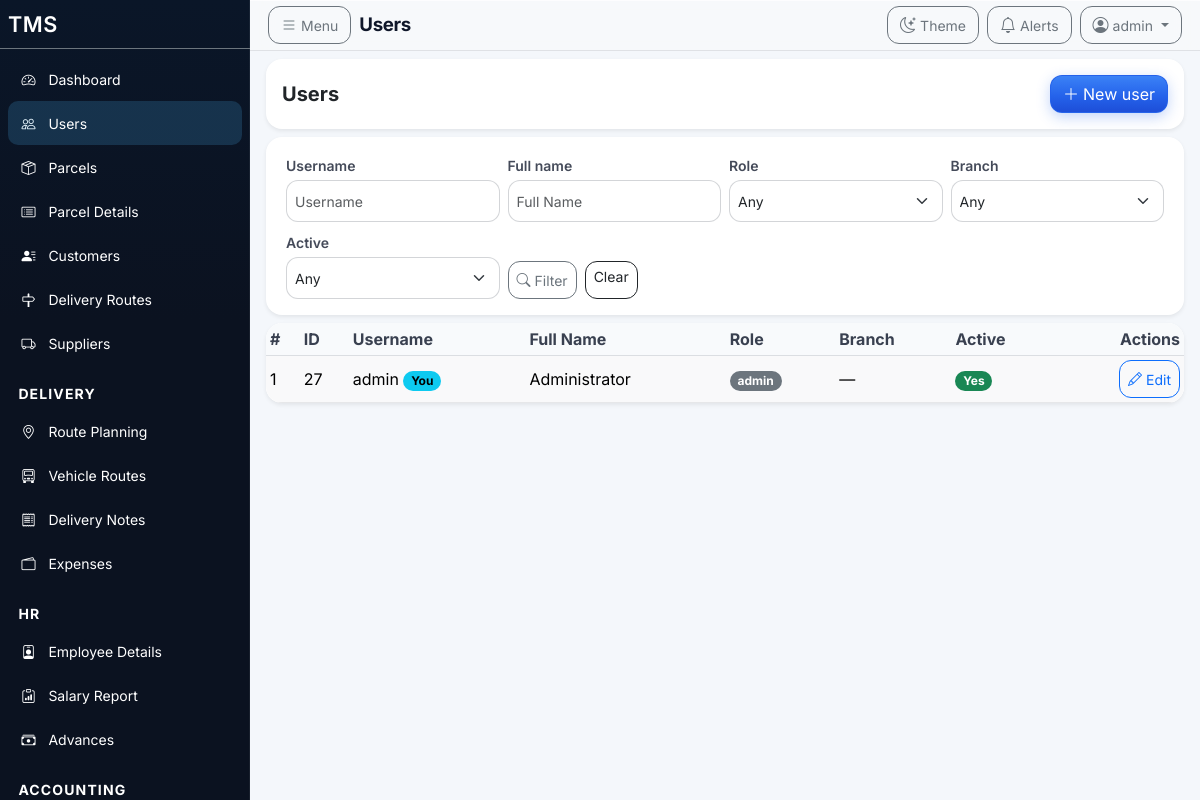
The page /index.php?page=users (signed in) on the database its author committed.
### tables this page shows
CREATE TABLE `users` (
  `id` bigint unsigned NOT NULL AUTO_INCREMENT,
  `username` varchar(50) NOT NULL,
  `password_hash` varchar(255) NOT NULL,
  `full_name` varchar(120) NOT NULL,
  `role` varchar(50) DEFAULT NULL,
  `branch_id` bigint unsigned DEFAULT NULL,
  `is_main_branch` tinyint(1) NOT NULL DEFAULT '0',
  `active` tinyint(1) NOT NULL DEFAULT '1',
  `created_at` timestamp NULL DEFAULT CURRENT_TIMESTAMP,
  `updated_at` timestamp NULL DEFAULT CURRENT_TIMESTAMP ON UPDATE CURRENT_TIMESTAMP,
  PRIMARY KEY (`id`),
  UNIQUE KEY `username` (`username`),
  KEY `fk_users_branch` (`branch_id`)
);

### views/users/index.php (the view, shortened to what the rows shown need)
<?php
  $currentUserId = (int)($currentUserId ?? 0);
?>
<div class="container-fluid px-0">
  <div class="row g-2">
    <div class="col-12">
      <div class="card shadow-sm rounded-3 border-0 overflow-hidden">
        <div class="card-body p-0">
          <div class="table-responsive">
            <table class="table table-sm table-striped align-middle datatable mb-0">
              <thead>
                <tr>
                  <th>#</th>
                  <th>ID</th>
                  <th>Username</th>
                  <th>Full Name</th>
                  <th>Role</th>
                  <th>Branch</th>
                  <th>Active</th>
                  <th class="text-end">Actions</th>
                </tr>
              </thead>
              <tbody>
                <?php $rowNum = 0; foreach (($users ?? []) as $u): $rowNum++; ?>
                  <?php $uid = (int)($u['id'] ?? 0); $isSelf = ($currentUserId > 0 && $uid === $currentUserId); ?>
                  <tr>
                    <td><?php echo (int)$rowNum; ?></td>
                    <td><?php echo $uid; ?></td>
                    <td><?php echo htmlspecialchars((string)($u['username'] ?? '')); ?><?php if ($isSelf): ?> <span class="badge text-bg-info">You</span><?php endif; ?></td>
                    <td><?php echo htmlspecialchars((string)($u['full_name'] ?? '')); ?></td>
                    <td><span class="badge text-bg-secondary"><?php echo htmlspecialchars((string)($u['role'] ?? '')); ?></span></td>
                    <td><?php echo htmlspecialchars($u['branch_name'] ?? '—'); ?></td>
                    <td><?php echo ((int)($u['active'] ?? 0) === 1) ? '<span class="badge text-bg-success">Yes</span>' : '<span class="badge text-bg-secondary">No</span>'; ?></td>
                    <td class="text-end text-nowrap">
                      <a class="btn btn-sm btn-outline-primary d-inline-flex align-items-center gap-1" href="<?php echo Helpers::baseUrl('index.php?page=users&action=edit&id='.$uid); ?>"><i class="bi bi-pencil" aria-hidden="true"></i><span>Edit</span></a>
                    </td>
                  </tr>
                <?php endforeach; ?>
              </tbody>
            </table>
          </div>
        </div>
      </div>
    </div>
  </div>
</div>

### views/layout/header.php (shortened to what the rows shown need)
<?php
$user = Auth::user();
?>
<!doctype html>
<html lang="en">
<head>
  <link href="https://cdn.jsdelivr.net/npm/bootstrap@5.3.3/dist/css/bootstrap.min.css" rel="stylesheet">
  <link rel="stylesheet" href="https://cdn.jsdelivr.net/npm/bootstrap-icons@1.11.3/font/bootstrap-icons.css">
  <link rel="stylesheet" href="https://cdn.jsdelivr.net/npm/datatables.net-bs5@2.1.8/css/dataTables.bootstrap5.min.css">
  <link rel="stylesheet" href="https://cdn.jsdelivr.net/npm/choices.js/public/assets/styles/choices.min.css">
  <link rel="stylesheet" href="<?php echo Helpers::baseUrl('assets/css/report-master.css?v=1'); ?>">
  <link rel="stylesheet" href="<?php echo Helpers::baseUrl('assets/css/tms-design-system.css'); ?>">
  <link rel="stylesheet" href="<?php echo Helpers::baseUrl('assets/css/app-layout-rebuild.css'); ?>">
</head>
<body>
<?php
  $currentPage = $_GET['page'] ?? '';
  $action = $_GET['action'] ?? '';
  $canCreateParcels = Auth::canCreateParcels();
  $parcelsCreateUrl = $canCreateParcels
    ? Helpers::baseUrl('index.php?page=parcels&action=new')
    : Helpers::baseUrl('index.php?page=parcels');
  $parcelsListUrl = Helpers::baseUrl('index.php?page=parcels');
  $isParcelsCreateActive = ($currentPage === 'parcels' && in_array($action, ['new','edit'], true));
  $isParcelsListActive = ($currentPage === 'parcels' && !in_array($action, ['new','edit'], true));
  $isDN = ($currentPage === 'delivery_notes');
  $dnAction = $action;
  $isRouteActive = $isDN && ($dnAction === 'route');
  $isRouteVehiclesActive = $isDN && ($dnAction === 'route_vehicles' || $dnAction === 'route_detail');
  $isDNIndexActive = $isDN && ($dnAction === '' || $dnAction === 'index');
  $navCurrent = static function (bool $active): string {
    return $active ? ' aria-current="page"' : '';
  };
?>
<?php if ($user): ?>
<div class="app app-layout">
  <nav id="sidebar" class="tms-sidebar app-sidebar bg-dark text-white" aria-label="Primary navigation">
    <div class="p-2 border-bottom border-secondary d-flex align-items-center justify-content-between gap-2">
      <a class="navbar-brand text-white text-decoration-none fw-semibold mb-0" href="<?php echo Helpers::baseUrl('index.php?page=dashboard'); ?>">TMS</a>
    </div>
    <?php if ($user): ?>
    <ul class="nav nav-pills flex-column p-2 small" role="list">
      <li class="nav-item"><a class="nav-link text-white <?php echo $currentPage==='dashboard'?'active':''; ?>" href="<?php echo Helpers::baseUrl('index.php?page=dashboard'); ?>"<?php echo $navCurrent($currentPage==='dashboard'); ?>><i class="bi bi-speedometer2" aria-hidden="true"></i><span>Dashboard</span></a></li>
      <?php if (($user['role'] ?? '') === 'admin'): ?>
        <li class="nav-item"><a class="nav-link text-white <?php echo $currentPage==='users'?'active':''; ?>" href="<?php echo Helpers::baseUrl('index.php?page=users'); ?>"<?php echo $navCurrent($currentPage==='users'); ?>><i class="bi bi-people" aria-hidden="true"></i><span>Users</span></a></li>
      <?php endif; ?>
      <li class="nav-item"><a class="nav-link text-white <?php echo $isParcelsCreateActive?'active':''; ?>" href="<?php echo $parcelsCreateUrl; ?>"<?php echo $navCurrent($isParcelsCreateActive); ?>><i class="bi bi-box-seam" aria-hidden="true"></i><span>Parcels</span></a></li>
      <li class="nav-item"><a class="nav-link text-white <?php echo $isParcelsListActive?'active':''; ?>" href="<?php echo $parcelsListUrl; ?>"<?php echo $navCurrent($isParcelsListActive); ?>><i class="bi bi-card-list" aria-hidden="true"></i><span>Parcel Details</span></a></li>
      <li class="nav-item"><a class="nav-link text-white <?php echo $currentPage==='customers'?'active':''; ?>" href="<?php echo Helpers::baseUrl('index.php?page=customers'); ?>"<?php echo $navCurrent($currentPage==='customers'); ?>><i class="bi bi-person-lines-fill" aria-hidden="true"></i><span>Customers</span></a></li>
      <li class="nav-item"><a class="nav-link text-white <?php echo $currentPage==='delivery_routes'?'active':''; ?>" href="<?php echo Helpers::baseUrl('index.php?page=delivery_routes'); ?>"<?php echo $navCurrent($currentPage==='delivery_routes'); ?>><i class="bi bi-signpost" aria-hidden="true"></i><span>Delivery Routes</span></a></li>
      <li class="nav-item"><a class="nav-link text-white <?php echo $currentPage==='suppliers'?'active':''; ?>" href="<?php echo Helpers::baseUrl('index.php?page=suppliers'); ?>"<?php echo $navCurrent($currentPage==='suppliers'); ?>><i class="bi bi-truck" aria-hidden="true"></i><span>Suppliers</span></a></li>
      <li class="nav-item nav-section">Delivery</li>
      <li class="nav-item"><a class="nav-link text-white <?php echo $isRouteActive?'active':''; ?>" href="<?php echo Helpers::baseUrl('index.php?page=delivery_notes&action=route'); ?>"<?php echo $navCurrent($isRouteActive); ?>><i class="bi bi-geo-alt" aria-hidden="true"></i><span>Route Planning</span></a></li>
      <li class="nav-item"><a class="nav-link text-white <?php echo $isRouteVehiclesActive?'active':''; ?>" href="<?php echo Helpers::baseUrl('index.php?page=delivery_notes&action=route_vehicles'); ?>"<?php echo $navCurrent($isRouteVehiclesActive); ?>><i class="bi bi-truck-front" aria-hidden="true"></i><span>Vehicle Routes</span></a></li>
      <li class="nav-item"><a class="nav-link text-white <?php echo $isDNIndexActive?'active':''; ?>" href="<?php echo Helpers::baseUrl('index.php?page=delivery_notes'); ?>"<?php echo $navCurrent($isDNIndexActive); ?>><i class="bi bi-receipt" aria-hidden="true"></i><span>Delivery Notes</span></a></li>
      <?php if (Auth::canManageExpenses()): ?>
        <li class="nav-item"><a class="nav-link text-white <?php echo $currentPage==='expenses'?'active':''; ?>" href="<?php echo Helpers::baseUrl('index.php?page=expenses'); ?>"<?php echo $navCurrent($currentPage==='expenses'); ?>><i class="bi bi-wallet2" aria-hidden="true"></i><span>Expenses</span></a></li>
      <?php endif; ?>
      <?php if (Auth::hasAnyRole(['admin','accountant'])): ?>
        <li class="nav-item nav-section">HR</li>
        <li class="nav-item"><a class="nav-link text-white <?php echo ($currentPage==='employees' && $action!=='payroll')?'active':''; ?>" href="<?php echo Helpers::baseUrl('index.php?page=employees'); ?>"<?php echo $navCurrent($currentPage==='employees' && $action!=='payroll'); ?>><i class="bi bi-person-badge" aria-hidden="true"></i><span>Employee Details</span></a></li>
        <li class="nav-item"><a class="nav-link text-white <?php echo ($currentPage==='employees' && $action==='payroll')?'active':''; ?>" href="<?php echo Helpers::baseUrl('index.php?page=employees&action=payroll'); ?>"<?php echo $navCurrent($currentPage==='employees' && $action==='payroll'); ?>><i class="bi bi-clipboard-data" aria-hidden="true"></i><span>Salary Report</span></a></li>
        <li class="nav-item"><a class="nav-link text-white <?php echo $currentPage==='advances'?'active':''; ?>" href="<?php echo Helpers::baseUrl('index.php?page=advances'); ?>"<?php echo $navCurrent($currentPage==='advances'); ?>><i class="bi bi-cash-stack" aria-hidden="true"></i><span>Advances</span></a></li>
        <li class="nav-item nav-section">Accounting</li>
      <?php endif; ?>
    </ul>
    <?php endif; ?>
  </nav>
  <main id="main-content" class="content-wrapper app-content flex-grow-1" role="main" tabindex="-1">
    <?php
      $pageTitle = 'Dashboard';
      if ($currentPage && $currentPage !== 'dashboard') {
        $pageTitle = ucwords(str_replace('_', ' ', (string)$currentPage));
      }
    ?>
    <div class="topbar" role="banner">
      <div class="container-fluid px-2">
        <div class="topbar-inner">
          <div class="d-flex align-items-center gap-2 min-w-0 flex-grow-1 topbar-title-block">
            <button class="btn btn-outline-secondary d-flex align-items-center gap-1 flex-shrink-0" type="button" title="Open navigation menu" data-role="sidebar-open" aria-label="Open navigation menu" aria-controls="sidebar" aria-expanded="false"><i class="bi bi-list" aria-hidden="true"></i><span class="d-none d-sm-inline small">Menu</span></button>
            <div class="min-w-0 flex-grow-1">
              <p class="page-title text-truncate mb-0"><?php echo htmlspecialchars($pageTitle); ?></p>
            </div>
          </div>
          <div class="d-flex align-items-center gap-2 flex-shrink-0 topbar-actions">
            <button class="btn btn-outline-secondary d-flex align-items-center gap-1" type="button" id="themeToggleBtn" aria-label="Toggle theme" title="Toggle light and dark mode">
              <i class="bi bi-moon-stars" aria-hidden="true"></i><span class="d-none d-md-inline small">Theme</span>
            </button>
            <button class="btn btn-outline-secondary d-flex align-items-center gap-1" type="button" title="Notifications (coming soon)" aria-label="Notifications"><i class="bi bi-bell" aria-hidden="true"></i><span class="d-none d-md-inline small">Alerts</span></button>
            <div class="dropdown">
              <button class="btn btn-outline-secondary d-flex align-items-center gap-1 dropdown-toggle no-caret" type="button" data-bs-toggle="dropdown" aria-expanded="false" title="Account menu" aria-label="Account menu">
                <i class="bi bi-person-circle" aria-hidden="true"></i><span class="d-none d-lg-inline small text-truncate" style="max-width:8rem"><?php echo htmlspecialchars((string)($user['username'] ?? ($user['name'] ?? 'Account'))); ?></span>
              </button>
            </div>
          </div>
        </div>
      </div>
    </div>
    <div class="container-fluid px-2 py-2 flex-grow-1 d-flex flex-column min-vh-0">
<?php else: ?>
<a href="#main-content" class="skip-link visually-hidden-focusable">Skip to main content</a>
<main id="main-content" class="container-fluid px-2 py-3" tabindex="-1" role="main">
<?php endif; ?>

### rows shown on the page
users: username "admin", id "27", shows "You", full_name "Administrator", role "admin", branch_name "—", active "Yes"

### other values the page prints
$pageTitle "Users"
